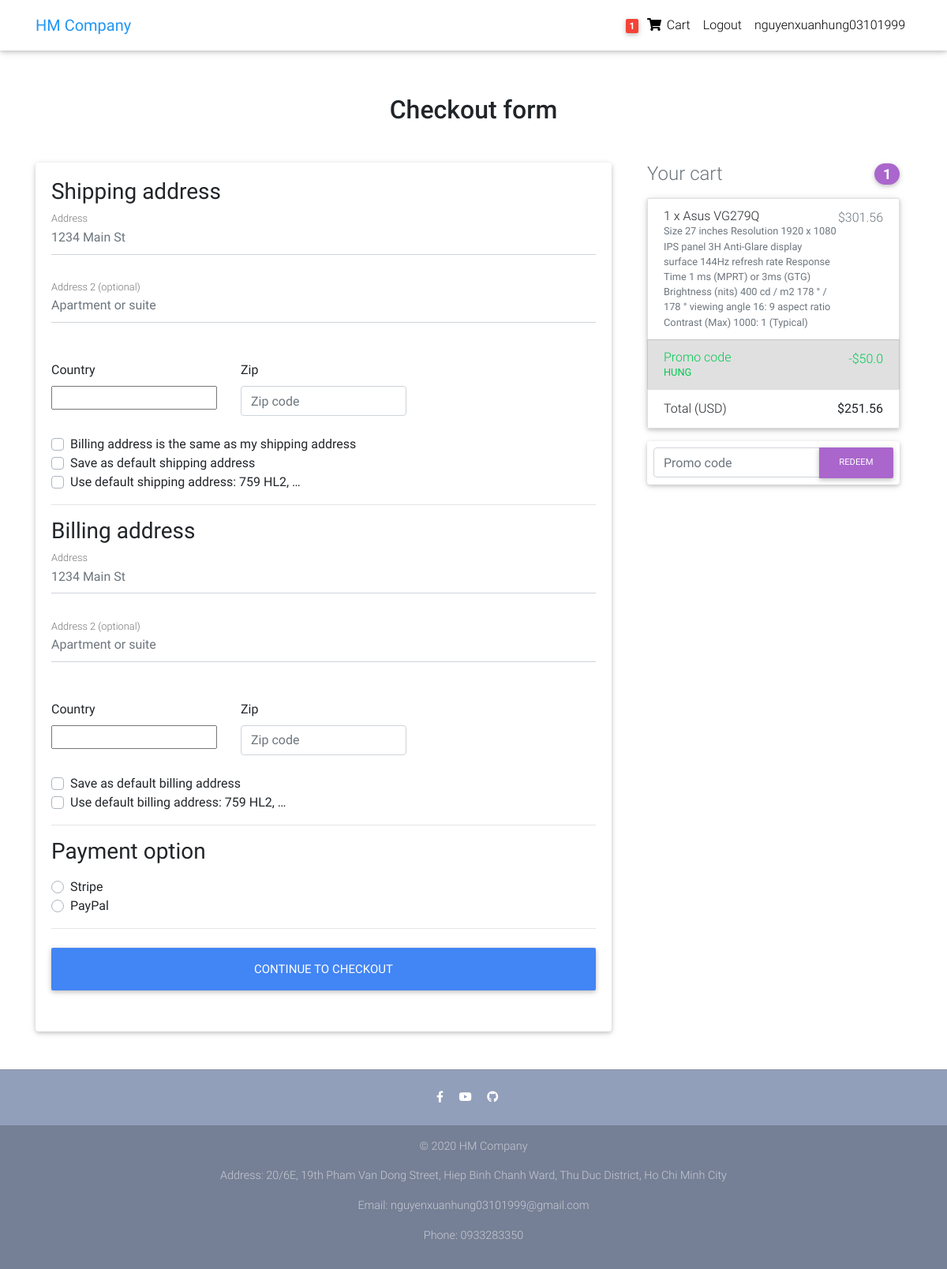
The page /checkout/ (signed in) on the database its author committed.
### core/models.py (models this page shows, shortened)
class Order(models.Model):
    user = models.ForeignKey(settings.AUTH_USER_MODEL,
                             on_delete=models.CASCADE)
    ref_code = models.CharField(max_length=20, blank=True, null=True)
    items = models.ManyToManyField(OrderItem)
    start_date = models.DateTimeField(auto_now_add=True)
    ordered_date = models.DateTimeField()
    ordered = models.BooleanField(default=False)
    shipping_address = models.ForeignKey(
        'Address', related_name='shipping_address', on_delete=models.SET_NULL, blank=True, null=True)
    billing_address = models.ForeignKey(
        'Address', related_name='billing_address', on_delete=models.SET_NULL, blank=True, null=True)
    payment = models.ForeignKey(
        'Payment', on_delete=models.SET_NULL, blank=True, null=True)
    coupon = models.ForeignKey(
        'Coupon', on_delete=models.SET_NULL, blank=True, null=True)
    being_delivered = models.BooleanField(default=False)
    received = models.BooleanField(default=False)
    refund_requested = models.BooleanField(default=False)
    refund_granted = models.BooleanField(default=False)
    def get_total(self):
        total = 0
        for order_item in self.items.all():
            total += order_item.get_final_price()
        if self.coupon:
            total -= self.coupon.amount
        return total

class Address(models.Model):
    user = models.ForeignKey(settings.AUTH_USER_MODEL,
                             on_delete=models.CASCADE)
    street_address = models.CharField(max_length=100)
    apartment_address = models.CharField(max_length=100)
    country = CountryField(multiple=False)
    zip = models.CharField(max_length=100)
    address_type = models.CharField(max_length=1, choices=ADDRESS_CHOICES)
    default = models.BooleanField(default=False)
    class Meta:
        verbose_name_plural = 'Addresses'

class OrderItem(models.Model):
    user = models.ForeignKey(settings.AUTH_USER_MODEL,
                             on_delete=models.CASCADE)
    ordered = models.BooleanField(default=False)
    item = models.ForeignKey(Item, on_delete=models.CASCADE)
    quantity = models.IntegerField(default=1)
    def get_total_discount_item_price(self):
        total_discount_item_price = round(float(self.quantity * self.item.discount_price), 2)
        return total_discount_item_price
    def get_final_price(self):
        if self.item.discount_price:
            return self.get_total_discount_item_price()
        return self.get_total_item_price()

class Item(models.Model):
    title = models.CharField(max_length=100)
    price = models.FloatField()
    discount_price = models.FloatField(blank=True, null=True)
    category = models.CharField(choices=CATEGORY_CHOICES, max_length=2)
    label = models.CharField(choices=LABEL_CHOICES, max_length=1)
    slug = models.SlugField()
    description = models.TextField()
    image = models.ImageField()

class Coupon(models.Model):
    code = models.CharField(max_length=15)
    amount = models.FloatField()

### core/views.py (the view, shortened to what this page needs)
# urls.py: path('checkout/', CheckoutView.as_view(), name='checkout'),
class CheckoutView(View):
    def get(self, *args, **kwargs):
        try:
            order = Order.objects.get(user=self.request.user, ordered=False)
            form = CheckoutForm()
            context = {
                'form': form,
                'couponform': CouponForm(),
                'order': order,
                'DISPLAY_COUPON_FORM': True
            }
            shipping_address_qs = Address.objects.filter(
                user=self.request.user,
                address_type='S',
                default=True
            )
            if shipping_address_qs.exists():
                context.update(
                    {'default_shipping_address': shipping_address_qs[0]})
            billing_address_qs = Address.objects.filter(
                user=self.request.user,
                address_type='B',
                default=True
            )
            if billing_address_qs.exists():
                context.update(
                    {'default_billing_address': billing_address_qs[0]})
            return render(self.request, "checkout.html", context)
        except ObjectDoesNotExist:
            messages.info(self.request, "You do not have an active order")
            return redirect("core:checkout")

### core/forms.py
class CheckoutForm(forms.Form):
    shipping_address = forms.CharField(required=False)
    shipping_address2 = forms.CharField(required=False)
    shipping_country = CountryField(blank_label='(select country)').formfield(
        required=False,
        widget=CountrySelectWidget(attrs={
            'class': 'custom-select d-block w-100',
        }))
    shipping_zip = forms.CharField(required=False)
    billing_address = forms.CharField(required=False)
    billing_address2 = forms.CharField(required=False)
    billing_country = CountryField(blank_label='(select country)').formfield(
        required=False,
        widget=CountrySelectWidget(attrs={
            'class': 'custom-select d-block w-100',
        }))
    billing_zip = forms.CharField(required=False)
    same_billing_address = forms.BooleanField(required=False)
    set_default_shipping = forms.BooleanField(required=False)
    use_default_shipping = forms.BooleanField(required=False)
    set_default_billing = forms.BooleanField(required=False)
    use_default_billing = forms.BooleanField(required=False)
    payment_option = forms.ChoiceField(
        widget=forms.RadioSelect, choices=PAYMENT_CHOICES)

class CouponForm(forms.Form):
    code = forms.CharField(widget=forms.TextInput(attrs={
        'class': 'form-control',
        'placeholder': 'Promo code',
        'aria-label': 'Recipient\'s username',
        'aria-describedby': 'basic-addon2'
    }))

### core/templatetags/cart_template_tags.py (called while the page is built)
@register.filter
def cart_item_count(user):
    if user.is_authenticated:
        qs = Order.objects.filter(user=user, ordered=False)
        if qs.exists():
            return qs[0].items.count()
    return 0

### templates/checkout.html (shortened to what this page needs)
{% extends "base.html" %}
{% load crispy_forms_tags %}
{% block content %}
  <main >
    <div class="container wow fadeIn">
      <h2 class="my-5 h2 text-center">Checkout form</h2>
      <div class="row">
        <div class="col-md-8 mb-4">
          <div class="card">
            <form method="POST" class="card-body">
              <h3>Shipping address</h3>
              <div class='hideable_shipping_form'>
                <div class="md-form mb-5">
                  <input type='text' placeholder='1234 Main St' id='shipping_address' name='shipping_address' class='form-control' />
                  <label for="shipping_address" class="">Address</label>
                </div>
                <div class="md-form mb-5">
                  <input type='text' placeholder='Apartment or suite' id='shipping_address2' name='shipping_address2' class='form-control' />
                  <label for="shipping_address2" class="">Address 2 (optional)</label>
                </div>
                <div class="row">
                  <div class="col-lg-4 col-md-12 mb-4">
                    <label for="country">Country</label>
                    {{ form.shipping_country }}
                  </div>
                  <div class="col-lg-4 col-md-6 mb-4">
                    <label for="shipping_zip">Zip</label>
                    <input type='text' placeholder='Zip code' id='shipping_zip' name='shipping_zip' class='form-control' />
                  </div>
                </div>
                <div class="custom-control custom-checkbox">
                  <label class="custom-control-label" for="same_billing_address">Billing address is the same as my shipping address</label>
                </div>
                <div class="custom-control custom-checkbox">
                  <label class="custom-control-label" for="set_default_shipping">Save as default shipping address</label>
                </div>
              </div>
              {% if default_shipping_address %}
              <div class="custom-control custom-checkbox">
                <label class="custom-control-label" for="use_default_shipping">Use default shipping address: {{ default_shipping_address.street_address|truncatechars:10 }}</label>
              </div>
              {% endif %}
              <hr>
              <h3>Billing address</h3>
              <div class='hideable_billing_form'>
                <div class="md-form mb-5">
                  <input type='text' placeholder='1234 Main St' id='billing_address' name='billing_address' class='form-control' />
                  <label for="billing_address" class="">Address</label>
                </div>
                <div class="md-form mb-5">
                  <input type='text' placeholder='Apartment or suite' id='billing_address2' name='billing_address2' class='form-control' />
                  <label for="billing_address2" class="">Address 2 (optional)</label>
                </div>
                <div class="row">
                  <div class="col-lg-4 col-md-12 mb-4">
                    <label for="country">Country</label>
                    {{ form.billing_country }}
                  </div>
                  <div class="col-lg-4 col-md-6 mb-4">
                    <label for="billing_zip">Zip</label>
                    <input type='text' placeholder='Zip code' id='billing_zip' name='billing_zip' class='form-control' />
                  </div>
                </div>
                <div class="custom-control custom-checkbox">
                  <label class="custom-control-label" for="set_default_billing">Save as default billing address</label>
                </div>
              </div>
              {% if default_billing_address %}
              <div class="custom-control custom-checkbox">
                <label class="custom-control-label" for="use_default_billing">Use default billing address: {{ default_billing_address.street_address|truncatechars:10 }}</label>
              </div>
              {% endif %}
              <hr>
              <h3>Payment option</h3>
              <div class="d-block my-3">
                {% for value, name in form.fields.payment_option.choices %}
                <div class="custom-control custom-radio">
                  <label class="custom-control-label" for="{{ name }}">{{ name }}</label>
                </div>
                {% endfor %}
              </div>
              <hr class="mb-4">
              <button class="btn btn-primary btn-lg btn-block" type="submit">Continue to checkout</button>
            </form>
          </div>
        </div>
        <div class="col-md-4 mb-4">
          {% include "order_snippet.html" %}
        </div>
      </div>
    </div>
  </main>
{% endblock content %}

### templates/navbar.html (shortened to what this page needs)
{% load cart_template_tags %}
<nav class="navbar fixed-top navbar-expand-lg navbar-light white scrolling-navbar">
    <div class="container">
      <a class="navbar-brand waves-effect" href="/">
        <strong class="blue-text">HM Company</strong>
      </a>
      <div class="collapse navbar-collapse" id="navbarSupportedContent">
        <ul class="navbar-nav nav-flex-icons">
          {% if request.user.is_authenticated %}
          <li class="nav-item">
            <a href="{% url 'core:order-summary' %}" class="nav-link waves-effect">
              <span class="badge red z-depth-1 mr-1"> {{ request.user|cart_item_count }} </span>
              <i class="fas fa-shopping-cart"></i>
              <span class="clearfix d-none d-sm-inline-block"> Cart </span>
            </a>
          </li>
          <li class="nav-item">
            <a class="nav-link waves-effect" href="{% url 'account_logout' %}">
              <span class="clearfix d-none d-sm-inline-block"> Logout </span>
            </a>
          </li>
          <li class="nav-item">
            <a class="nav-link waves-effect" href="{% url 'account_login' %}">
              <span class="clearfix d-none d-sm-inline-block"> {{ user.username }} </span>
            </a>
          </li>
          {% endif %}
        </ul>
      </div>
    </div>
  </nav>

### templates/order_snippet.html (shortened to what this page needs)
<div class="col-md-12 mb-4">
    <h4 class="d-flex justify-content-between align-items-center mb-3">
    <span class="text-muted">Your cart</span>
    <span class="badge badge-secondary badge-pill">{{ order.items.count }}</span>
    </h4>
    <ul class="list-group mb-3 z-depth-1">
    {% for order_item in order.items.all %}
    <li class="list-group-item d-flex justify-content-between lh-condensed">
        <div>
        <h6 class="my-0">{{ order_item.quantity }} x {{ order_item.item.title}}</h6>
        <small class="text-muted">{{ order_item.item.description}}</small>
        </div>
        <span class="text-muted">${{ order_item.get_final_price }}</span>
    </li>
    {% endfor %}
    {% if order.coupon %}
    <li class="list-group-item d-flex justify-content-between bg-light">
        <div class="text-success">
        <h6 class="my-0">Promo code</h6>
        <small>{{ order.coupon.code }}</small>
        </div>
        <span class="text-success">-${{ order.coupon.amount }}</span>
    </li>
    {% endif %}
    <li class="list-group-item d-flex justify-content-between">
        <span>Total (USD)</span>
        <strong>${{ order.get_total }}</strong>
    </li>
    </ul>
    {% if DISPLAY_COUPON_FORM %}
    <form class="card p-2" action="{% url 'core:add-coupon' %}" method="POST">
        <div class="input-group">
            {{ couponform.code }}
            <div class="input-group-append">
            <button class="btn btn-secondary btn-md waves-effect m-0" type="submit">Redeem</button>
            </div>
        </div>
    </form>
    {% endif %}
</div>

### templates/base.html (style rules this page uses)
html, body, header, .carousel { height: 60vh; }

### rows shown on the page
Address: street_address "759 HL2, …"
Address: street_address "759 HL2, …"
Order: items.count "1", coupon.code "HUNG", coupon.amount "50.0", get_total "251.56"
OrderItem: quantity "1", item "Asus VG279Q", item.description "Size 27 inches Resolution 1920 x 1080 IPS panel 3H Anti-Glare display surface 144Hz refresh rate Response Time 1 ms (MPRT) or 3ms (GTG) Brightness (nits) 400 cd / m2 178 ° / 178 ° viewing angle 16: 9 aspect ratio Contrast (Max) 1000: 1 (Typical)", get_final_price "301.56"

### other values the page prints
{{ request.user|cart_item_count }} "1"
{{ user.username }} "nguyenxuanhung03101999"
{{ name }} "Stripe" "PayPal"
